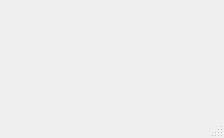
<?xml version="1.0" encoding="UTF-8"?>
<ui version="4.0">
 <class>PostNoteClass</class>
 <widget class="QMainWindow" name="PostNoteClass">
  <property name="geometry">
   <rect>
    <x>0</x>
    <y>0</y>
    <width>224</width>
    <height>138</height>
   </rect>
  </property>
  <property name="windowTitle">
   <string>PostNote</string>
  </property>
  <widget class="QWidget" name="centralWidget"/>
  <widget class="QMenuBar" name="menuBar">
   <property name="geometry">
    <rect>
     <x>0</x>
     <y>0</y>
     <width>224</width>
     <height>21</height>
    </rect>
   </property>
  </widget>
  <widget class="QStatusBar" name="statusBar"/>
  <action name="actionNew_Note">
   <property name="text">
    <string>New Note</string>
   </property>
  </action>
  <action name="actionSave_All_Notes">
   <property name="text">
    <string>Save All Notes</string>
   </property>
  </action>
  <action name="actionHide_All_Notes">
   <property name="text">
    <string>Hide All Notes</string>
   </property>
  </action>
  <action name="actionShow_All_Notes">
   <property name="text">
    <string>Show All Notes</string>
   </property>
  </action>
  <action name="actionShow_Note">
   <property name="text">
    <string>Show Note</string>
   </property>
  </action>
  <action name="actionExport_Notes">
   <property name="text">
    <string>Export Notes</string>
   </property>
  </action>
  <action name="actionEdit_Topics">
   <property name="text">
    <string>Edit Topics...</string>
   </property>
  </action>
  <action name="actionPreferences">
   <property name="text">
    <string>Preferences...</string>
   </property>
   <property name="toolTip">
    <string>PostNote Preferences</string>
   </property>
  </action>
  <action name="actionAbout_PostNote">
   <property name="text">
    <string>About PostNote...</string>
   </property>
  </action>
  <action name="actionExit_PostNote">
   <property name="text">
    <string>Exit PostNote</string>
   </property>
  </action>
  <action name="actionAbout_Qt">
   <property name="text">
    <string>About Qt...</string>
   </property>
  </action>
  <action name="actionSmall">
   <property name="text">
    <string>Small</string>
   </property>
   <property name="toolTip">
    <string>Create a small note</string>
   </property>
  </action>
  <action name="actionMedium">
   <property name="text">
    <string>Medium</string>
   </property>
   <property name="toolTip">
    <string>Create a medium note</string>
   </property>
  </action>
  <action name="actionLarge">
   <property name="text">
    <string>Large</string>
   </property>
   <property name="toolTip">
    <string>Create a large note</string>
   </property>
  </action>
  <action name="actionExtra_Large">
   <property name="text">
    <string>Extra Large</string>
   </property>
   <property name="toolTip">
    <string>Create an extra large note</string>
   </property>
  </action>
 </widget>
 <layoutdefault spacing="6" margin="11"/>
 <resources>
  <include location="postnote.qrc"/>
 </resources>
 <connections/>
</ui>
